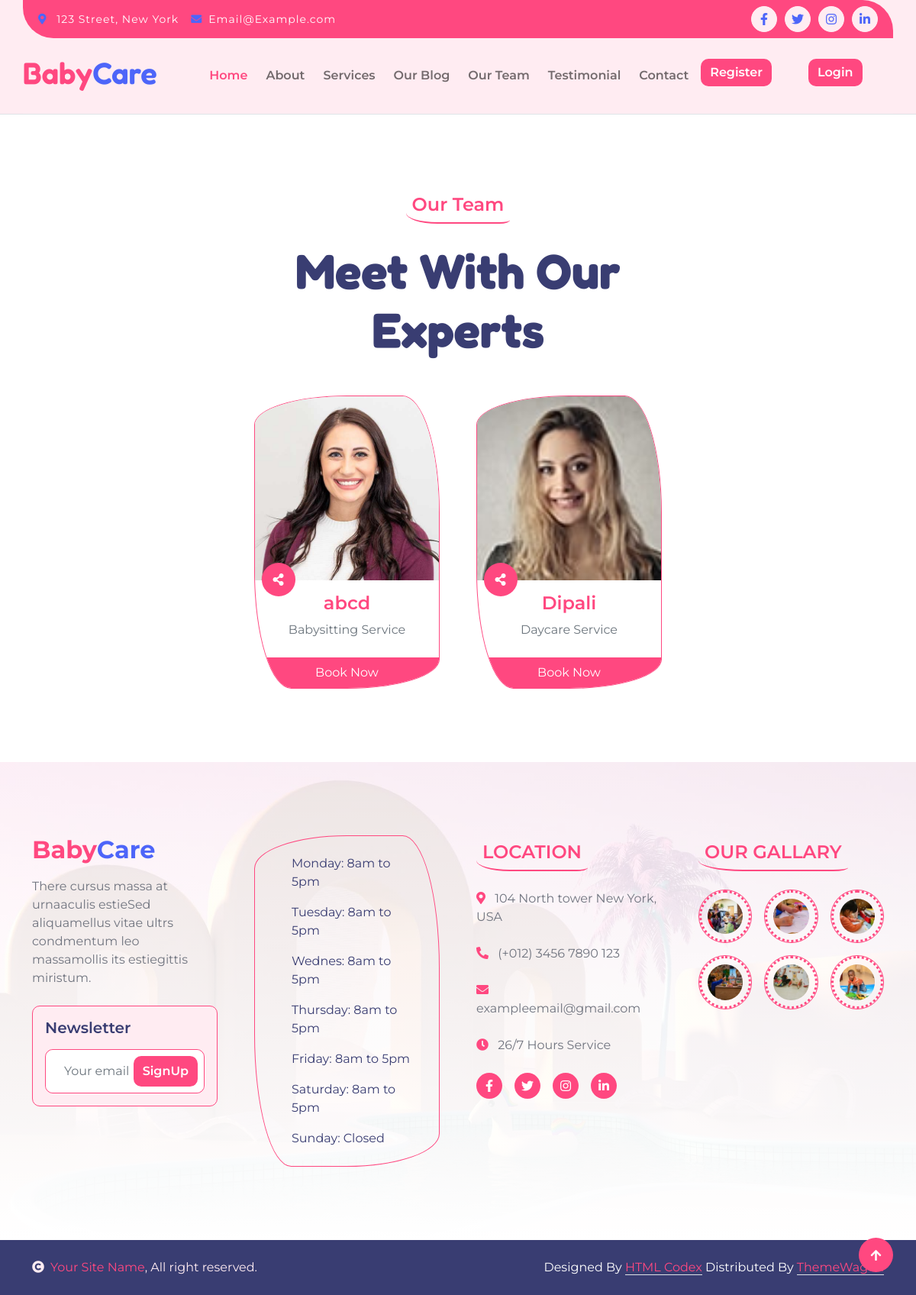
Page /all_team_member/ on the committed database.
### app1/models.py (models this page shows, shortened)
class service_provider(models.Model):
    name=models.CharField(max_length=50)
    pro_password=models.CharField(max_length=50, null=True)
    pro_email=models.CharField(null=True)
    pro_address=models.TextField(null=True)
    experience=models.IntegerField()
    age=models.IntegerField()
    photo=models.ImageField(upload_to='provider_images')
    service=models.ForeignKey(service,on_delete=models.CASCADE)
    pro_price=models.IntegerField()

class service(models.Model):
    title=models.CharField(max_length=50)
    description=models.TextField()
    img=models.ImageField(upload_to='service_images')
    def __str__(self):
        return self.title

### app1/views.py (the view)
# urls.py: path('all_team_member/',all_team_member, name='all_team_member'),
def all_team_member(request):
    all_member=service_provider.objects.all()
    return render(request,'team.html',{'team':all_member})

### app1/templates/team.html (shortened to what this page needs)
{% extends 'nav.html' %}
{% load static %}
{% block content %}
        <div class="container-fluid team py-5">
            <div class="container py-5">
                <div class="mx-auto text-center wow fadeIn" data-wow-delay="0.1s" style="max-width: 600px;">
                    <h4 class="text-primary mb-4 border-bottom border-primary border-2 d-inline-block p-2 title-border-radius">Our Team</h4>
                    <h1 class="mb-5 display-3">Meet With Our Experts</h1>
                </div>
                <div class="row g-5 justify-content-center">
                    {% for i in team %}
                    <div class="col-md-6 col-lg-4 col-xl-3 wow fadeIn" data-wow-delay="0.1s">
                        <div class="team-item border border-primary img-border-radius overflow-hidden">
                            <img src="{{i.photo.url}}" class="img-fluid w-100" alt="img">
                            <div class="team-icon d-flex align-items-center justify-content-center">
                                <a class="share btn btn-primary btn-md-square text-white rounded-circle me-3" href=""><i class="fas fa-share-alt"></i></a>
                            </div>
                            <div class="team-content text-center py-3">
                                <h4 class="text-primary">{{i.name}}</h4>
                                <p class="text-muted mb-2">{{i.service}}</p>
                            </div>
                            <a href="{% url 'book_pro' i.id %}" class="d-block text-center px-4 py-2 bg-primary text-white program-rate text-decoration-none">Book Now</a>
                        </div>
                    </div>
                    {% endfor %}
                </div>
            </div>
        </div>
{% endblock content %}

### app1/static/css/styles.css (style rules this page uses)
h1, h2, h3, .h1, .h2, .h3 { font-weight: 200; font-family: 'Montserrat', sans-serif; }
h4, h5, h6, .h4, .h5, .h6 { font-weight: 600; font-family: 'Montserrat', sans-serif; }
.display-1, .display-2, .display-3, .display-4, .display-5, .display-6 { font-weight: 700; font-family: 'Fredoka', sans-serif; }
.wow, .animated { animation-duration: 2s !important; }
.btn { font-weight: 600; transition: .5s; }
.btn-md-square { width: 44px; height: 44px; }
.btn-square, .btn-sm-square, .btn-md-square, .btn-lg-square { padding: 0; display: flex; align-items: center; justify-content: center; font-weight: normal; }
.btn.btn-primary { border: 0; color: var(--bs-white); }
.img-border-radius { border-radius: 50% 20% / 10% 40%; }
.title-border-radius { border-radius: 10% 30%; }
.team .team-item { position: relative; width: 100%; height: 100%; }
.team .team-item .team-icon { position: absolute; bottom: 120px; left: 50%; transform: translateX(-50%); }
.team .team-item .team-content, .team .team-item .team-content h4, .team .team-item .team-content p { transition: none; }

### rows in the picture
service_provider: photo (picture), name "abcd", service "Babysitting Service"
service_provider: photo (picture), name "Dipali", service "Daycare Service"
